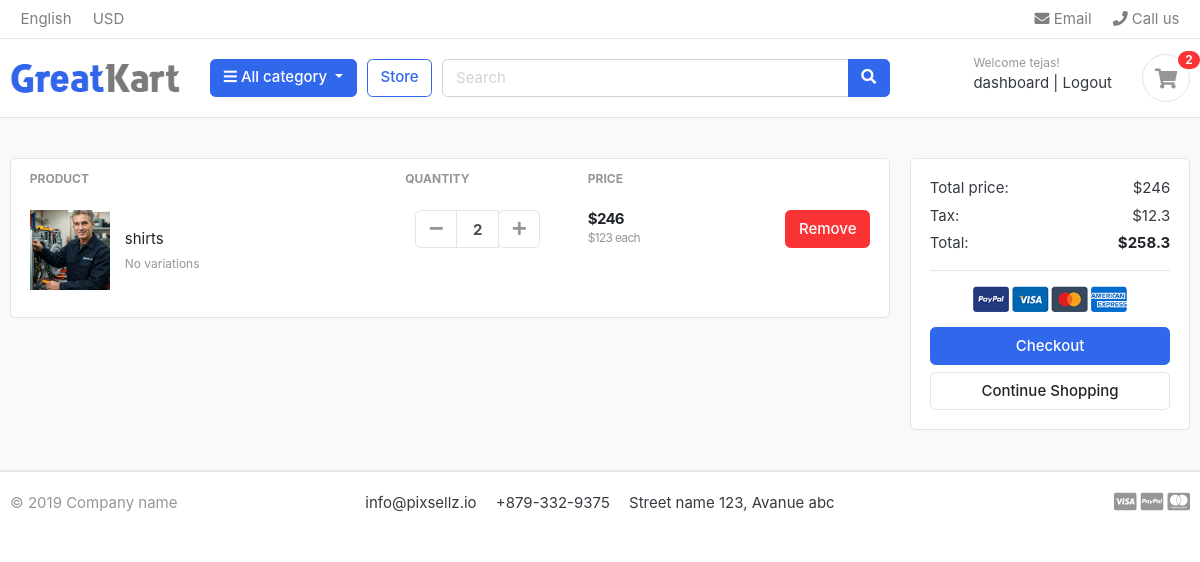
The app's page /cart/ (signed in), older data.
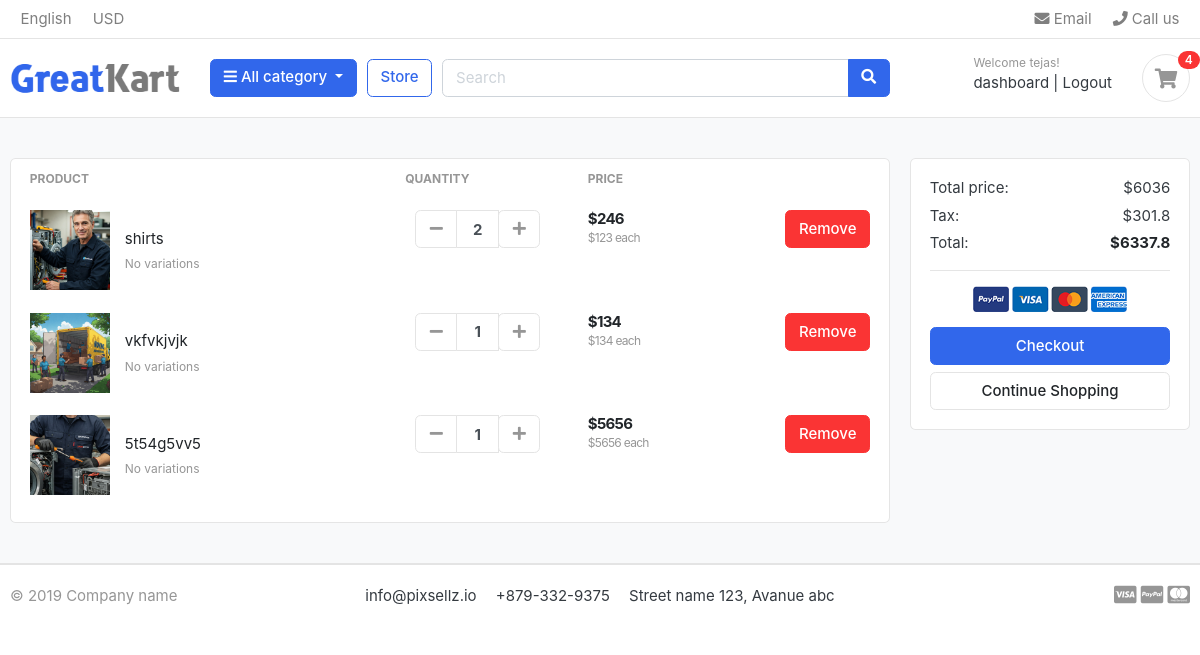
The same page, newer data.
### accounts/models.py (models this page shows, shortened)
class account(AbstractBaseUser):
    first_name = models.CharField(max_length=50)
    last_name = models.CharField(max_length=50)
    username = models.CharField(max_length=50, unique=True)
    email = models.EmailField(max_length=100, unique=True)
    phone_number = models.CharField(max_length=12, unique=True)
    date_joined = models.DateTimeField(auto_now_add=True)
    last_login = models.DateTimeField(auto_now_add=True)
    is_admin = models.BooleanField(default=False)
    is_staff = models.BooleanField(default=False)
    is_active = models.BooleanField(default=False)
    is_superadmin = models.BooleanField(default=False)
    USERNAME_FIELD = 'email'
    REQUIRED_FIELDS = ['username', 'first_name', 'last_name']
    objects = MyAccountManager()

### cart/models.py (models this page shows, shortened)
class CartItem(models.Model):
    user = models.ForeignKey(account, on_delete=models.CASCADE, null=True)  # Foreign key referencing the User model
    product = models.ForeignKey(Product, on_delete=models.CASCADE)  # Foreign key referencing the Productioo
    variations = models.ManyToManyField('store.Variation', blank=True)  # Many-to-many relationship with Variation
    cart = models.ForeignKey(Cart, on_delete=models.CASCADE, null=True)  # Foreign key referencing the Cart
    quantity = models.IntegerField()  # Quantity of the product in the cart
    is_active = models.BooleanField(default=True)  # Indicates if the item is active in the cart
    def sub_total(self):
        return self.product.price * self.quantity

### store/models.py (models this page shows, shortened)
class Product(models.Model):
    product_name = models.CharField(max_length=255)
    slug = models.SlugField(max_length=255, unique=True)
    description = models.TextField()
    price = models.IntegerField()
    stock = models.IntegerField()
    available = models.BooleanField(default=True)
    image = models.ImageField(upload_to='photos/products', blank=True, null=True)
    category = models.ForeignKey(Category, on_delete=models.CASCADE)
    created_at = models.DateTimeField(auto_now_add=True)
    updated_at = models.DateTimeField(auto_now=True)
    def get_url(self):
        return reverse('product_detail', args=[self.category.slug, self.slug])

### cart/views.py (the view)
# urls.py: path('', views.dashboard, name='dashboard'),  # Add to cart view
def cart(request, total=0, quantity=0, cart_items=None):
    tax = 0
    grand_total = 0
    try:
        if request.user.is_authenticated:
            cart_items = CartItem.objects.filter(user=request.user, is_active=True)
        else:
            cart = Cart.objects.get(cart_id=_cart_id(request))  # Get the cart using the session key
            cart_items = CartItem.objects.filter(cart=cart, is_active=True)  # Get active cart items
        for cart_item in cart_items:
            total += (cart_item.product.price * cart_item.quantity)  # Calculate total price
            quantity += cart_item.quantity  # Calculate total quantity
        tax = (5 * total)/100  # Calculate tax (5% of total)
        grand_total = total + tax  # Calculate grand total
    except Cart.DoesNotExist:
        pass  # If the cart does not exist, do nothing
    context = {
        'total': total,
        'quantity': quantity,
        'cart_items': cart_items,  # Pass the cart items to the template
        'tax': tax,
        'grand_total': grand_total
    }
    return render(request, 'store/cart.html', context)  # Render the cart template

### templates/store/cart.html (shortened to what this page needs)
{% extends 'base.html' %}
{% load static %}
{% block content %}
<section class="section-content padding-y bg">
    <div class="container">
    {% if not cart_items %}
        <h2 class="text-center">Your cart is empty</h2>
        <p class='text-center'>Looks like you haven't added anything to your cart yet.</p>
        <hr>
        <p class='text-center'>You can continue shopping by clicking the button below.</p>
    <div class="text-center">
        <a href="{% url 'store' %}" class="btn btn-primary">Continue Shopping</a>
    </div>
    {% else %}
    <div class="row">
        <aside class="col-lg-9">
    <div class="card">
    <table class="table table-borderless table-shopping-cart">
    <thead class="text-muted">
    <tr class="small text-uppercase">
      <th scope="col">Product</th>
      <th scope="col" width="120">Quantity</th>
      <th scope="col" width="120">Price</th>
      <th scope="col" class="text-right" width="200"> </th>
    </tr>
    </thead>
    <tbody>
    {% for item in cart_items %}
    <tr>
        <td>
            <figure class="itemside align-items-center">
                <div class="aside"><img src="{{ item.product.image.url }}" class="img-sm"></div>
                <figcaption class="info">
                    <a href="{{item.product.get_url}}" class="title text-dark">{{ item.product.product_name}}</a>
                    <p class="text-muted small">
                        {% if item.variations.all %}
                            {% for cartitem in item.variations.all %}
                                {{ cartitem.variation_category |capfirst }}: {{ cartitem.variation_value |capfirst }}<br>
                            {% endfor %}
                        {% else %}
                            No variations
                        {% endif %}
                    </p>
                </figcaption>
            </figure>
        </td>
        <td>
                        <div class="col">
                            <div class="input-group input-spinner">
                                <div class="input-group-prepend">
                                <a href="{% url 'remove_cart' item.product.id item.id %}" class="btn btn-light" type="button" id="button-plus"> <i class="fa fa-minus"></i> </a>
                                </div>
                                <input type="text" class="form-control"  value="{{ item.quantity }}">
                                <div class="input-group-append">
                                <form action="{% url 'add_cart' item.product.id %}" method="GET">
                                        <button class="btn btn-light" type="submit" id="button-minus"> <i class="fa fa-plus"></i> </button>
                                </form>
                                </div>
                            </div>
                        </div>
        </td>
        <td>
            <div class="price-wrap">
                <var class="price">${{item.sub_total }}</var>
                <small class="text-muted"> ${{item.product.price}} each </small>
            </div>
        </td>
        <td class="text-right">
        <a href="{% url 'remove_cart_item' item.product.id item.id %}" onclick="return confirm('Are you sure you want to delete this item')" class="btn btn-danger"> Remove</a>
        </td>
    </tr>
    {% endfor %}
    </tbody>
    </table>
    </div>
        </aside>
        <aside class="col-lg-3">
            <div class="card">
            <div class="card-body">
                <dl class="dlist-align">
                  <dt>Total price:</dt>
                  <dd class="text-right">${{total}}</dd>
                </dl>
                <dl class="dlist-align">
                  <dt>Tax:</dt>
                  <dd class="text-right"> ${{tax}}</dd>
                </dl>
                <dl class="dlist-align">
                  <dt>Total:</dt>
                  <dd class="text-right text-dark b"><strong>${{grand_total}}</strong></dd>
                </dl>
                <hr>
                <p class="text-center mb-3">
                    <img src="{% static './images/misc/payments.png' %}" height="26">
                </p>
                <a href="{% url 'checkout' %}" class="btn btn-primary btn-block"> Checkout </a>
                <a href="./store.html" class="btn btn-light btn-block">Continue Shopping</a>
            </div>
            </div>
    </aside>
    </div>
    </div>
    </section>
    {% endif %}
{% endblock %}

### templates/base.html (shortened to what this page needs)
{% load static %}
<!DOCTYPE HTML>
<html lang="en">
<head>
<link href="{% static 'css/bootstrap.css' %}" rel="stylesheet" type="text/css"/>
<link href="{% static 'fonts/fontawesome/css/all.min.css' %}" type="text/css" rel="stylesheet">
<link href="{% static 'css/ui.css' %}" rel="stylesheet" type="text/css"/>
<link href="{% static 'css/responsive.css' %}" rel="stylesheet" media="only screen and (max-width: 1200px)" />
<link href="{% static 'css/custom.css' %}" rel="stylesheet" type="text/css"/>
</head>
<body>
    {% include 'includes/nav.html' %}
    {% block content %}
    {% endblock %}
    {% include 'includes/footer.html' %}
</body>
</html>

### templates/includes/nav.html (shortened to what this page needs)
{% load static %}
<header class="section-header">
    <nav class="navbar p-md-0 navbar-expand-sm navbar-light border-bottom">
    <div class="container">
      <div class="collapse navbar-collapse" id="navbarTop4">
        <ul class="navbar-nav mr-auto">
            <li class="nav-item dropdown">
                 <a href="#" class="nav-link">   English </a>
            </li>
            <li class="nav-item dropdown">
                <a href="#" class="nav-link"> USD </a>
            </li>
        </ul>
        <ul class="navbar-nav">
            <li><a href="#" class="nav-link"> <i class="fa fa-envelope"></i> Email </a></li>
            <li><a href="#" class="nav-link"> <i class="fa fa-phone"></i> Call us </a></li>
        </ul>
      </div>
    </div>
    </nav>
    <section class="header-main border-bottom">
        <div class="container">
    <div class="row align-items-center">
        <div class="col-lg-2 col-md-3 col-6">
            <a href="./" class="brand-wrap">
                <img class="logo" src="{% static 'images/logo.png' %}">
            </a>
        </div>
        <div class="col-lg col-sm col-md col-6 flex-grow-0">
            <div class="category-wrap dropdown d-inline-block float-right">
                <button type="button" class="btn btn-primary dropdown-toggle" data-toggle="dropdown">
                    <i class="fa fa-bars"></i> All category
                </button>
            </div>
        </div>
        <a href="{% url 'store' %}" class="btn btn-outline-primary">Store</a>
        <div class="col-lg  col-md-6 col-sm-12 col">
            <form action="{% url 'search' %}" class="search" method="get">
                <div class="input-group w-100">
                    <input type="text" class="form-control" style="width:60%;" placeholder="Search" name="keyword">
                    <div class="input-group-append">
                      <button class="btn btn-primary" type="submit">
                        <i class="fa fa-search"></i>
                      </button>
                    </div>
                </div>
            </form>
        </div>
        <div class="col-lg-3 col-sm-6 col-8 order-2 order-lg-3">
                    <div class="d-flex justify-content-end mb-3 mb-lg-0">
                        {% if user.id is None %}
                        <div class="widget-header">
                            <small class="title text-muted">Welcome guest!</small>
                            <div>
                                <a href="{% url 'login' %}">Sign in</a> <span class="dark-transp"> | </span>
                                <a href="{% url 'register' %}"> Register</a>
                            </div>
                        </div>
                        {% else %}
                        <div class="widget-header">
                            <small class="title text-muted">Welcome {{ user.first_name }}!</small>
                            <div>
                                <a href="{% url 'dashboard' %}"> dashboard</a><span class="dark-transp"> | </span>
                                <a href="{% url 'logout' %}">Logout</a>
                            </div>
                        </div>
                        {% endif %}
                        <a href="{% url 'cart' %}" class="widget-header pl-3 ml-3">
                            <div class="icon icon-sm rounded-circle border"><i class="fa fa-shopping-cart"></i></div>
                            <span class="badge badge-pill badge-danger notify">{{cart_count}}</span>
                        </a>
                    </div>
                </div>
    </div>
        </div>
    </section>
    </header>

### templates/includes/footer.html
{% load static %}
<footer class="section-footer border-top">
	<div class="container">
		<section class="footer-bottom border-top row">
			<div class="col-md-2">
				<p class="text-muted"> &copy 2019 Company name </p>
			</div>
			<div class="col-md-8 text-md-center">
				<span  class="px-2">info@pixsellz.io</span>
				<span  class="px-2">+879-332-9375</span>
				<span  class="px-2">Street name 123, Avanue abc</span>
			</div>
			<div class="col-md-2 text-md-right text-muted">
				<i class="fab fa-lg fa-cc-visa"></i>
				<i class="fab fa-lg fa-cc-paypal"></i>
				<i class="fab fa-lg fa-cc-mastercard"></i>
			</div>
		</section>
	</div>
</footer>

Row changes from the older to the newer data that the page shows:
added CartItem: product.image (picture), product.product_name "vkfvkjvjk", shows "No variations", quantity "1", sub_total "134", product.price "134"
added CartItem: product.image (picture), product.product_name "5t54g5vv5", shows "No variations", quantity "1", sub_total "5656", product.price "5656"
Text that changed along with them:
{{ cart_count }}: "2" → "4"
{{ total }}: "246" → "6036"
{{ tax }}: "12.3" → "301.8"
{{ grand_total }}: "258.3" → "6337.8"
